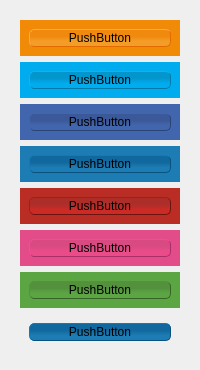
     <widget class="QWidget" name="tab">
      <attribute name="title">
       <string>按钮</string>
      </attribute>
      <layout class="QHBoxLayout" name="horizontalLayout">
       <item>
        <widget class="QWidget" name="widget" native="true">
         <property name="styleSheet">
          <string notr="true">QWidget#WinA1{
background-color:#F08A07;
}
QPushButton#KeyA1{
    background: qlineargradient(x1: 0, y1: 0, x2: 0, y2: 1,stop: 0.4 #F08A0E, stop: 0.7 #F29D27);
    border-style: outset;
    border-width: 1px;
    border-radius: 5px;
    border-color: #E36A00;
    padding: 1px;
}
QPushButton::hover#KeyA1{
    background: qlineargradient(x1: 0, y1: 0, x2: 0, y2: 1,stop: 0.4 #F79A28, stop: 0.7 #FAA937);
}
QPushButton::pressed#KeyA1{
    background: qlineargradient(x1: 0, y1: 0, x2: 0, y2: 1,stop: 0.4 #FF8C00, stop: 0.7 #F29D27);
}

QWidget#WinA2{
background-color:#00ABEE;
}
QPushButton#KeyA2 {
    background: qlineargradient(x1: 0, y1: 0, x2: 0, y2: 1,stop: 0.4 #0296CC, stop: 0.7 #00ABEE);
    border-style: outset;
    border-width: 1px;
    border-radius: 5px;
    border-color: #007AA9;
    padding: 1px;
}
QPushButton::hover#KeyA2{
    background: qlineargradient(x1: 0, y1: 0, x2: 0, y2: 1,stop: 0.4 #079FD6, stop: 0.7 #05B9FA);
}
QPushButton::pressed#KeyA2{
    background: qlineargradient(x1: 0, y1: 0, x2: 0, y2: 1,stop: 0.4 #0296CC, stop: 0.7 #05ABE8);
}

QWidget#WinA3{
background-color:#4266AD;
}
QPushButton#KeyA3 {
    background: qlineargradient(x1: 0, y1: 0, x2: 0, y2: 1,stop: 0.4 #3B5898, stop: 0.7 #4266AD);
    border-style: outset;
    border-width: 1px;
    border-radius: 5px;
    border-color: #2A4475;
    padding: 1px;
}
QPushButton::hover#KeyA3{
    background: qlineargradient(x1: 0, y1: 0, x2: 0, y2: 1,stop: 0.4 #4363A3, stop: 0.7 #5079C7);
}
QPushButton::pressed#KeyA3{
    background: qlineargradient(x1: 0, y1: 0, x2: 0, y2: 1,stop: 0.4 #3B588F, stop: 0.7 #4C71B5);
}

QWidget#WinA4{
background-color:#1D7CB3;
}
QPushButton {
    background: qlineargradient(x1: 0, y1: 0, x2: 0, y2: 1,stop: 0.4 #10689E, stop: 0.7 #1D7CB3);
    border-style: outset;
    border-width: 1px;
    border-radius: 5px;
    border-color: #09527D;
    padding: 1px;
}
QPushButton::hover#KeyA4{
    background: qlineargradient(x1: 0, y1: 0, x2: 0, y2: 1,stop: 0.4 #1A6FA1, stop: 0.7 #278CC2);
}
QPushButton::pressed#KeyA4{
    background: qlineargradient(x1: 0, y1: 0, x2: 0, y2: 1,stop: 0.4 #1C6894, stop: 0.7 #2481BB);
}


QWidget#WinA5{
background-color:#BA2D25;
}
QPushButton#KeyA5 {
    background: qlineargradient(x1: 0, y1: 0, x2: 0, y2: 1,stop: 0.4 #AD2E29, stop: 0.7 #CC2A25);
    border-style: outset;
    border-width: 1px;
    border-radius: 5px;
    border-color: #6C140F;
    padding: 1px;
}
QPushButton::hover#KeyA5{
    background: qlineargradient(x1: 0, y1: 0, x2: 0, y2: 1,stop: 0.4 #BD332C, stop: 0.7 #E0362D);
}
QPushButton::pressed#KeyA5{
    background: qlineargradient(x1: 0, y1: 0, x2: 0, y2: 1,stop: 0.4 #992420, stop: 0.7 #C22C29);
}

QWidget#WinA6{
background-color:#E14C89;
}
QPushButton#KeyA6 {
    background: qlineargradient(x1: 0, y1: 0, x2: 0, y2: 1,stop: 0.4 #D94A83, stop: 0.7 #EA4C89);
    border-style: outset;
    border-width: 1px;
    border-radius: 5px;
    border-color: #AB2E69;
    padding: 1px;
}
QPushButton::hover#KeyA6{
    background: qlineargradient(x1: 0, y1: 0, x2: 0, y2: 1,stop: 0.4 #E65087, stop: 0.7 #F0689E);
}
QPushButton::pressed#KeyA6{
    background: qlineargradient(x1: 0, y1: 0, x2: 0, y2: 1,stop: 0.4 #DB4C85, stop: 0.7 #E66599);
}

QWidget#WinA7{
background-color:#5CA543;
}
QPushButton#KeyA7 {
    background: qlineargradient(x1: 0, y1: 0, x2: 0, y2: 1,stop: 0.4 #53913D, stop: 0.7 #5CA543);
    border-style: outset;
    border-width: 1px;
    border-radius: 5px;
    border-color: #366328;
    padding: 1px;
}
QPushButton::hover#KeyA7{
    background: qlineargradient(x1: 0, y1: 0, x2: 0, y2: 1,stop: 0.4 #59993F, stop: 0.7 #5EAB42);
}
QPushButton::pressed#KeyA7{
    background: qlineargradient(x1: 0, y1: 0, x2: 0, y2: 1,stop: 0.4 #508A3C, stop: 0.7 #569C3D);
}</string>
         </property>
         <layout class="QVBoxLayout" name="verticalLayout_4">
          <item>
           <widget class="QWidget" name="WinA1" native="true">
            <layout class="QVBoxLayout" name="verticalLayout_5">
             <item>
              <widget class="QPushButton" name="KeyA1">
               <property name="sizePolicy">
                <sizepolicy hsizetype="Minimum" vsizetype="Expanding">
                 <horstretch>0</horstretch>
                 <verstretch>0</verstretch>
                </sizepolicy>
               </property>
               <property name="minimumSize">
                <size>
                 <width>0</width>
                 <height>0</height>
                </size>
               </property>
               <property name="text">
                <string>PushButton</string>
               </property>
              </widget>
             </item>
            </layout>
           </widget>
          </item>
          <item>
           <widget class="QWidget" name="WinA2" native="true">
            <layout class="QVBoxLayout" name="verticalLayout_6">
             <item>
              <widget class="QPushButton" name="KeyA2">
               <property name="sizePolicy">
                <sizepolicy hsizetype="Minimum" vsizetype="Expanding">
                 <horstretch>0</horstretch>
                 <verstretch>0</verstretch>
                </sizepolicy>
               </property>
               <property name="minimumSize">
                <size>
                 <width>0</width>
                 <height>0</height>
                </size>
               </property>
               <property name="text">
                <string>PushButton</string>
               </property>
              </widget>
             </item>
            </layout>
           </widget>
          </item>
          <item>
           <widget class="QWidget" name="WinA3" native="true">
            <layout class="QVBoxLayout" name="verticalLayout_7">
             <item>
              <widget class="QPushButton" name="KeyA3">
               <property name="sizePolicy">
                <sizepolicy hsizetype="Minimum" vsizetype="Expanding">
                 <horstretch>0</horstretch>
                 <verstretch>0</verstretch>
                </sizepolicy>
               </property>
               <property name="minimumSize">
                <size>
                 <width>0</width>
                 <height>0</height>
                </size>
               </property>
               <property name="text">
                <string>PushButton</string>
               </property>
              </widget>
             </item>
            </layout>
           </widget>
          </item>
          <item>
           <widget class="QWidget" name="WinA4" native="true">
            <layout class="QVBoxLayout" name="verticalLayout_8">
             <item>
              <widget class="QPushButton" name="KeyA4">
               <property name="sizePolicy">
                <sizepolicy hsizetype="Minimum" vsizetype="Expanding">
                 <horstretch>0</horstretch>
                 <verstretch>0</verstretch>
                </sizepolicy>
               </property>
               <property name="minimumSize">
                <size>
                 <width>0</width>
                 <height>0</height>
                </size>
               </property>
               <property name="text">
                <string>PushButton</string>
               </property>
              </widget>
             </item>
            </layout>
           </widget>
          </item>
          <item>
           <widget class="QWidget" name="WinA5" native="true">
            <layout class="QVBoxLayout" name="verticalLayout_25">
             <item>
              <widget class="QPushButton" name="KeyA5">
               <property name="sizePolicy">
                <sizepolicy hsizetype="Minimum" vsizetype="Expanding">
                 <horstretch>0</horstretch>
                 <verstretch>0</verstretch>
                </sizepolicy>
               </property>
               <property name="minimumSize">
                <size>
                 <width>0</width>
                 <height>0</height>
                </size>
               </property>
               <property name="text">
                <string>PushButton</string>
               </property>
              </widget>
             </item>
            </layout>
           </widget>
          </item>
          <item>
           <widget class="QWidget" name="WinA6" native="true">
            <layout class="QVBoxLayout" name="verticalLayout_26">
             <item>
              <widget class="QPushButton" name="KeyA6">
               <property name="sizePolicy">
                <sizepolicy hsizetype="Minimum" vsizetype="Expanding">
                 <horstretch>0</horstretch>
                 <verstretch>0</verstretch>
                </sizepolicy>
               </property>
               <property name="text">
                <string>PushButton</string>
               </property>
              </widget>
             </item>
            </layout>
           </widget>
          </item>
          <item>
           <widget class="QWidget" name="WinA7" native="true">
            <layout class="QVBoxLayout" name="verticalLayout_27">
             <item>
              <widget class="QPushButton" name="KeyA7">
               <property name="sizePolicy">
                <sizepolicy hsizetype="Minimum" vsizetype="Expanding">
                 <horstretch>0</horstretch>
                 <verstretch>0</verstretch>
                </sizepolicy>
               </property>
               <property name="minimumSize">
                <size>
                 <width>0</width>
                 <height>0</height>
                </size>
               </property>
               <property name="text">
                <string>PushButton</string>
               </property>
              </widget>
             </item>
            </layout>
           </widget>
          </item>
          <item>
           <widget class="QWidget" name="widget_2" native="true">
            <layout class="QVBoxLayout" name="verticalLayout_16">
             <item>
              <widget class="QPushButton" name="pushButton_6">
               <property name="text">
                <string>PushButton</string>
               </property>
              </widget>
             </item>
            </layout>
           </widget>
          </item>
         </layout>
        </widget>
       </item>
      </layout>
     </widget>
